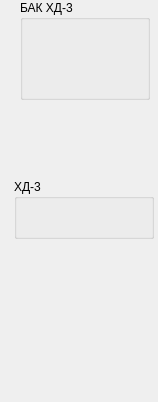
  <widget class="QWidget" name="dgroup_6" native="true">
   <property name="geometry">
    <rect>
     <x>292</x>
     <y>10</y>
     <width>158</width>
     <height>402</height>
    </rect>
   </property>
   <widget class="DoserPanel" name="cpanel_3">
    <property name="geometry">
     <rect>
      <x>20</x>
      <y>0</y>
      <width>130</width>
      <height>100</height>
     </rect>
    </property>
    <property name="title">
     <string>БАК ХД-3</string>
    </property>
    <property name="precision">
     <number>3</number>
    </property>
   </widget>
   <widget class="Animation" name="dosator_7">
    <property name="geometry">
     <rect>
      <x>42</x>
      <y>182</y>
      <width>86</width>
      <height>131</height>
     </rect>
    </property>
    <property name="contextMenuPolicy">
     <enum>Qt::CustomContextMenu</enum>
    </property>
    <property name="source">
     <url>
      <string>qrc:/concrete/dadditions.mng</string>
     </url>
    </property>
    <property name="playbackHints">
     <set>Animation::Bounce</set>
    </property>
    <widget class="QPushButton" name="dopen_9">
     <property name="geometry">
      <rect>
       <x>27</x>
       <y>60</y>
       <width>32</width>
       <height>32</height>
      </rect>
     </property>
     <property name="text">
      <string/>
     </property>
     <property name="checkable">
      <bool>true</bool>
     </property>
     <property name="flat">
      <bool>true</bool>
     </property>
     <property name="style" stdset="0">
      <string>open</string>
     </property>
    </widget>
   </widget>
   <widget class="Animation" name="container_11">
    <property name="geometry">
     <rect>
      <x>7</x>
      <y>90</y>
      <width>84</width>
      <height>82</height>
     </rect>
    </property>
    <property name="contextMenuPolicy">
     <enum>Qt::CustomContextMenu</enum>
    </property>
    <property name="source">
     <url>
      <string>qrc:/concrete/pump.mng</string>
     </url>
    </property>
    <widget class="QPushButton" name="open_12">
     <property name="geometry">
      <rect>
       <x>29</x>
       <y>27</y>
       <width>32</width>
       <height>32</height>
      </rect>
     </property>
     <property name="text">
      <string/>
     </property>
     <property name="flat">
      <bool>true</bool>
     </property>
     <property name="style" stdset="0">
      <string>open</string>
     </property>
    </widget>
   </widget>
   <widget class="Animation" name="animation_9">
    <property name="geometry">
     <rect>
      <x>69</x>
      <y>308</y>
      <width>32</width>
      <height>95</height>
     </rect>
    </property>
    <property name="source">
     <url>
      <string>qrc:/concrete/water-rain.mng</string>
     </url>
    </property>
    <property name="playbackHints">
     <set>Animation::Ceaseless</set>
    </property>
   </widget>
   <widget class="DosatorPanel" name="dpanel_7">
    <property name="geometry">
     <rect>
      <x>14</x>
      <y>179</y>
      <width>140</width>
      <height>60</height>
     </rect>
    </property>
    <property name="title">
     <string>ХД-3</string>
    </property>
    <property name="weight">
     <double>0.000000000000000</double>
    </property>
    <property name="precision">
     <number>3</number>
    </property>
   </widget>
   <widget class="Animation" name="container_12">
    <property name="geometry">
     <rect>
      <x>85</x>
      <y>112</y>
      <width>42</width>
      <height>42</height>
     </rect>
    </property>
    <property name="contextMenuPolicy">
     <enum>Qt::CustomContextMenu</enum>
    </property>
    <property name="source">
     <url>
      <string>qrc:/concrete/valve.mng</string>
     </url>
    </property>
    <property name="playbackHints">
     <set>Animation::Bounce</set>
    </property>
   </widget>
   <widget class="QPushButton" name="open_13">
    <property name="geometry">
     <rect>
      <x>126</x>
      <y>117</y>
      <width>32</width>
      <height>32</height>
     </rect>
    </property>
    <property name="text">
     <string/>
    </property>
    <property name="flat">
     <bool>true</bool>
    </property>
    <property name="style" stdset="0">
     <string>open</string>
    </property>
   </widget>
   <widget class="QPushButton" name="ack_3">
    <property name="geometry">
     <rect>
      <x>57</x>
      <y>320</y>
      <width>54</width>
      <height>50</height>
     </rect>
    </property>
    <property name="text">
     <string/>
    </property>
    <property name="icon">
     <iconset resource="../resources/concrete.qrc">
      <normaloff>:/concrete/attention.png</normaloff>:/concrete/attention.png</iconset>
    </property>
    <property name="iconSize">
     <size>
      <width>48</width>
      <height>48</height>
     </size>
    </property>
    <property name="flat">
     <bool>true</bool>
    </property>
   </widget>
   <zorder>dosator_7</zorder>
   <zorder>container_11</zorder>
   <zorder>animation_9</zorder>
   <zorder>dpanel_7</zorder>
   <zorder>container_12</zorder>
   <zorder>open_13</zorder>
   <zorder>cpanel_3</zorder>
   <zorder>ack_3</zorder>
  </widget>
